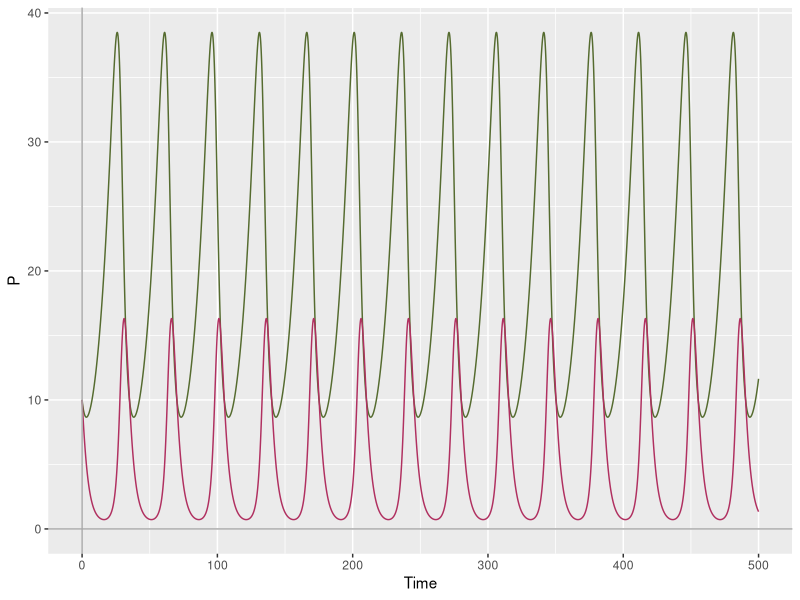
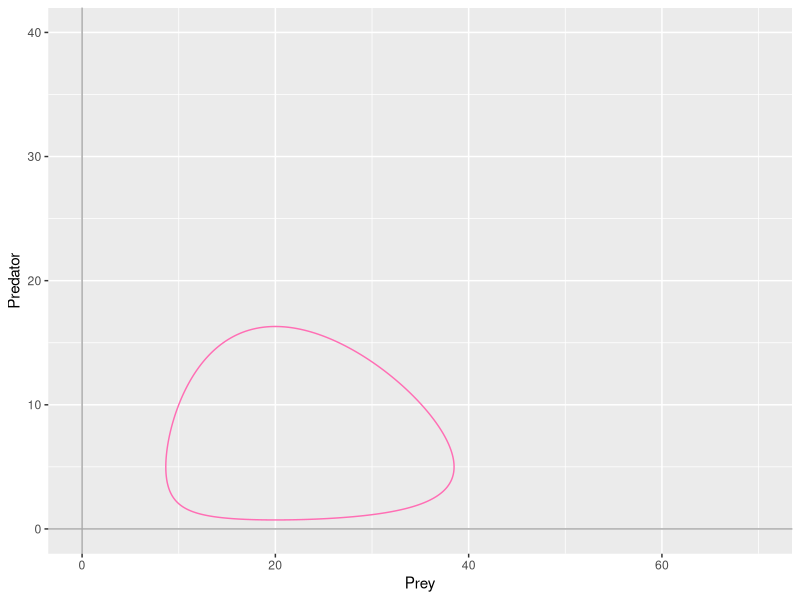

Source code (R) for these figures, in order:
#the predator-prey lotka-volterra model
#implementation of the base LV model

LG <- function(t,state,parameters){ ##logistic grown function, that takes a set of parameter values, initial conditions and a time sequence
  with(as.list(c(state, parameters)),{ ##"with" is a function that allows us to use the variable names directly - it looks for r, K and P in state and parameters
    
    dP <- r*(1-P/K)*P ##this is our logistic equation governing the rate of change of P
    
    return(list(dP)) ## return the rate of change - it needs to be a list
  }) # end with(as.list ...
}

#modify this function to include two differential equations representing a predator-prey LV model
#the two equations must be included within the same function
#using ode() function, like last time 

install.packages("deSolve")
library(deSolve)

LV <- function(t,state,parameters){
  with(as.list(c(state, parameters)),{
    # rate of change
    dX <- a*X - b*X*Y
    dY <- c*X*Y - d*Y
    
    # return the rate of change
    list(c(dX, dY))
  }) # end with(as.list ...
}


parameters <- c(a=0.1, b=0.02, c=0.02, d=0.4)
state <- c(X=10, Y=10)
times <- seq(0,500,by=0.01)
out <- ode(y=state, times = times, func = LV, parms = parameters)
out.df <- data.frame(out)

#plotting the output 
install.packages("ggplot")
library(ggplot2)

ggplot(data = out.df)+
  geom_line(mapping=aes(x=time,y=X),color="darkolivegreen") +
  geom_line(mapping=aes(x=time,y=Y),color="maroon") +
  geom_hline(yintercept=0,color="darkgrey") +
  geom_vline(xintercept=0,color="darkgrey") +
  labs(x = "Time", y = "P")

#plotting the changes in populations through time in phase space 

ggplot(data = out.df)+
  geom_path(mapping=aes(x=X,y=Y),color="hotpink1") +
  xlim(0,70) +
  ylim(0,40) +
  geom_hline(yintercept=0,color="darkgrey") +
  geom_vline(xintercept=0,color="darkgrey") +
  labs(x = "Prey", y = "Predator")
